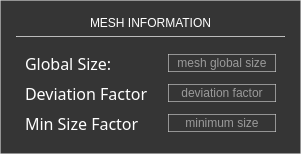
                     <widget class="QFrame" name="frame_61">
                      <property name="maximumSize">
                       <size>
                        <width>16777215</width>
                        <height>250</height>
                       </size>
                      </property>
                      <property name="styleSheet">
                       <string notr="true">background-color: rgb(53, 53, 53);
border: 1px solid rgba(214, 214, 214, 150);
color: rgb(255, 255, 255);</string>
                      </property>
                      <property name="frameShape">
                       <enum>QFrame::Shape::StyledPanel</enum>
                      </property>
                      <property name="frameShadow">
                       <enum>QFrame::Shadow::Raised</enum>
                      </property>
                      <layout class="QVBoxLayout" name="verticalLayout_39">
                       <property name="leftMargin">
                        <number>15</number>
                       </property>
                       <property name="topMargin">
                        <number>15</number>
                       </property>
                       <property name="rightMargin">
                        <number>15</number>
                       </property>
                       <property name="bottomMargin">
                        <number>9</number>
                       </property>
                       <item>
                        <widget class="QLabel" name="label_66">
                         <property name="maximumSize">
                          <size>
                           <width>16777215</width>
                           <height>20</height>
                          </size>
                         </property>
                         <property name="styleSheet">
                          <string notr="true">border: 0px solid rgba(214, 214, 214, 150);</string>
                         </property>
                         <property name="text">
                          <string>MESH INFORMATION</string>
                         </property>
                         <property name="alignment">
                          <set>Qt::AlignmentFlag::AlignCenter</set>
                         </property>
                        </widget>
                       </item>
                       <item>
                        <widget class="Line" name="line_12">
                         <property name="maximumSize">
                          <size>
                           <width>16777215</width>
                           <height>1</height>
                          </size>
                         </property>
                         <property name="orientation">
                          <enum>Qt::Orientation::Horizontal</enum>
                         </property>
                        </widget>
                       </item>
                       <item>
                        <widget class="QFrame" name="frame_62">
                         <property name="maximumSize">
                          <size>
                           <width>16777215</width>
                           <height>180</height>
                          </size>
                         </property>
                         <property name="styleSheet">
                          <string notr="true">border: 0px solid;</string>
                         </property>
                         <property name="frameShape">
                          <enum>QFrame::Shape::StyledPanel</enum>
                         </property>
                         <property name="frameShadow">
                          <enum>QFrame::Shadow::Raised</enum>
                         </property>
                         <layout class="QHBoxLayout" name="horizontalLayout_18">
                          <property name="spacing">
                           <number>20</number>
                          </property>
                          <item>
                           <widget class="QFrame" name="frame_63">
                            <property name="styleSheet">
                             <string notr="true">border: 0px;</string>
                            </property>
                            <property name="frameShape">
                             <enum>QFrame::Shape::StyledPanel</enum>
                            </property>
                            <property name="frameShadow">
                             <enum>QFrame::Shadow::Raised</enum>
                            </property>
                            <layout class="QVBoxLayout" name="verticalLayout_40">
                             <property name="spacing">
                              <number>7</number>
                             </property>
                             <property name="leftMargin">
                              <number>0</number>
                             </property>
                             <property name="topMargin">
                              <number>0</number>
                             </property>
                             <property name="rightMargin">
                              <number>0</number>
                             </property>
                             <property name="bottomMargin">
                              <number>0</number>
                             </property>
                             <item>
                              <widget class="QLabel" name="label_67">
                               <property name="font">
                                <font>
                                 <family>Yu Gothic UI Semilight</family>
                                 <pointsize>12</pointsize>
                                </font>
                               </property>
                               <property name="styleSheet">
                                <string notr="true">color: rgb(255, 255, 255);
border: 0px;</string>
                               </property>
                               <property name="text">
                                <string>Global Size:</string>
                               </property>
                              </widget>
                             </item>
                             <item>
                              <widget class="QLabel" name="label_68">
                               <property name="font">
                                <font>
                                 <family>Yu Gothic UI Semilight</family>
                                 <pointsize>12</pointsize>
                                </font>
                               </property>
                               <property name="styleSheet">
                                <string notr="true">color: rgb(255, 255, 255);
border: 0px;</string>
                               </property>
                               <property name="text">
                                <string>Deviation Factor</string>
                               </property>
                              </widget>
                             </item>
                             <item>
                              <widget class="QLabel" name="label_69">
                               <property name="font">
                                <font>
                                 <family>Yu Gothic UI Semilight</family>
                                 <pointsize>12</pointsize>
                                </font>
                               </property>
                               <property name="styleSheet">
                                <string notr="true">color: rgb(255, 255, 255);
border: 0px;</string>
                               </property>
                               <property name="text">
                                <string>Min Size Factor</string>
                               </property>
                              </widget>
                             </item>
                            </layout>
                           </widget>
                          </item>
                          <item>
                           <widget class="QFrame" name="frame_64">
                            <property name="styleSheet">
                             <string notr="true">QFrame{
border: 0px solid rgba(214, 214, 214, 150);
}

QLineEdit{
border: 1px solid rgba(214, 214, 214, 150);
color: rgb(255, 255, 255);
}</string>
                            </property>
                            <property name="frameShape">
                             <enum>QFrame::Shape::StyledPanel</enum>
                            </property>
                            <property name="frameShadow">
                             <enum>QFrame::Shadow::Raised</enum>
                            </property>
                            <layout class="QVBoxLayout" name="verticalLayout_41">
                             <property name="spacing">
                              <number>10</number>
                             </property>
                             <property name="leftMargin">
                              <number>0</number>
                             </property>
                             <property name="topMargin">
                              <number>0</number>
                             </property>
                             <property name="rightMargin">
                              <number>0</number>
                             </property>
                             <property name="bottomMargin">
                              <number>0</number>
                             </property>
                             <item>
                              <widget class="QLineEdit" name="lineEdit_52">
                               <property name="text">
                                <string/>
                               </property>
                               <property name="alignment">
                                <set>Qt::AlignmentFlag::AlignCenter</set>
                               </property>
                               <property name="placeholderText">
                                <string>mesh global size</string>
                               </property>
                              </widget>
                             </item>
                             <item>
                              <widget class="QLineEdit" name="lineEdit_53">
                               <property name="text">
                                <string/>
                               </property>
                               <property name="alignment">
                                <set>Qt::AlignmentFlag::AlignCenter</set>
                               </property>
                               <property name="placeholderText">
                                <string>deviation factor</string>
                               </property>
                              </widget>
                             </item>
                             <item>
                              <widget class="QLineEdit" name="lineEdit_54">
                               <property name="text">
                                <string/>
                               </property>
                               <property name="alignment">
                                <set>Qt::AlignmentFlag::AlignCenter</set>
                               </property>
                               <property name="placeholderText">
                                <string>minimum size</string>
                               </property>
                              </widget>
                             </item>
                            </layout>
                           </widget>
                          </item>
                         </layout>
                        </widget>
                       </item>
                      </layout>
                     </widget>
